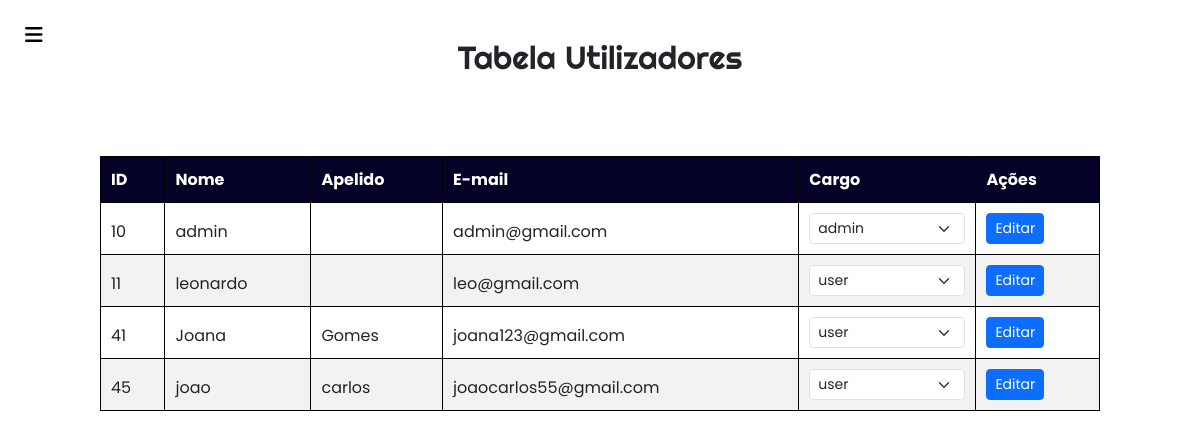
Page /PAP/admin/User.php on the committed database.
### tables this page shows
CREATE TABLE `users` (
  `id` int(11) NOT NULL,
  `username` varchar(30) NOT NULL,
  `apelido` varchar(30) NOT NULL,
  `email` varchar(50) NOT NULL,
  `password` varchar(50) NOT NULL,
  `cargo` enum('admin','user','','') NOT NULL DEFAULT 'user'
);

### PAP/admin/User.php (the view, shortened to what this page needs)
<html lang="en">
<head>
    <link rel="stylesheet" href="/PAP/css/tabelas.css">
    <link href="https://cdn.jsdelivr.net/npm/bootstrap@5.3.0-alpha1/dist/css/bootstrap.min.css" rel="stylesheet"
>
</head>
<body>
    <div style="padding-right:100px;padding-left:100px; ">
        <?php
        include('../conDB/con_db.php');
        $sql = "SELECT * FROM users";
        $result = mysqli_query($con, $sql);
        ?>
        <section class="content">
            <div class="row">
                <div class="col">
                    <?php
        if (mysqli_num_rows($result) > 0) {
            echo "<table class='rTable table-bordered '>";
            echo "<h2 style ='text-align:center; padding:  30px;'> Tabela Utilizadores</h2>";
            echo "<thead>";
            echo "<tr>";
            echo "<th>ID</th>";
            echo "<th>Nome</th>";
            echo "<th>Apelido</th>";
            echo "<th>E-mail</th>";
            echo "<th>Cargo</th>";
            echo "<th>Ações</th>";
            echo "</tr>";
            echo "</thead>";
            while ($row = mysqli_fetch_assoc($result)) {
                echo "<tr>";
                echo "<td>" . $row["id"] . "</td>";
                echo "<td>" . $row["username"] . "</td>";
                echo "<td>" . $row["apelido"] . "</td>";
                echo "<td>" . $row["email"] . "</td>";
                echo "<td>";
                echo "<select class='form-select form-select-sm' onchange='updateCargo(this)' data-user-id='" . $row['id'] . "'>";
                $sql_cargos = "SELECT DISTINCT cargo FROM users";
                $result_cargos = mysqli_query($con, $sql_cargos);
                while ($row_cargos = mysqli_fetch_assoc($result_cargos)) {
                    $cargo = $row_cargos['cargo'];
                    $selected = ($row['cargo'] == $cargo) ? 'selected' : '';
                    echo "<option value='$cargo' $selected>$cargo</option>";
                }
                echo "</select>";
                echo "</td>";
                echo "<td>";
                echo "<a href='/PAP/admin/editarUsers.php' data-user-id='" . $row['id'] . "'><button type='button' class='btn btn-primary btn-sm'>Editar</button></a>";
                echo "</td>";
                echo "</tr>";
            }
            echo "</table>";
        } else {
            echo "Nenhum resultado encontrado.";
        }
        ?>
        </section>
</body>
</html>

### PAP/css/tabelas.css (style rules this page uses)
table, th, td { border: 1px solid black; }
table { border-collapse: collapse; border: 1px solid black; width: 100%; margin-top: 50px; }
th { height: 0px; }
th { text-align: left; }
td { height: 50px; vertical-align: bottom; }
th, td { padding: 10px; text-align: left; }
th, td { border-bottom: 1px solid #ddd; }
tr:nth-child(even) { background-color: #f2f2f2 }
th { background-color: #050227; color: white; }
.side-bar ~ .content { left: 0; width: 100%; }
h2 { font-family: 'Righteous'; }

### PAP/css/admin_page.css (style rules this page uses)
* { margin: 0; padding: 0; box-sizing: border-box; font-family: "Poppins", sans-serif; }
body { min-height: 100vh; background-size: cover; background-position: center; }
.menu-btn { position: absolute; color: rgb(0, 0, 0); font-size: 20px; left: 0; margin: 25px; cursor: pointer; }
.side-bar ~ .content { left: 0; width: 100%; }

### rows in the picture
users: id "10", username "admin", email "admin@gmail.com", id "admin"
users: id "11", username "leonardo", email "leo@gmail.com", id "user"
users: id "41", username "Joana", apelido "Gomes", email "joana123@gmail.com", id "user"
users: id "45", username "joao", apelido "carlos", email "joaocarlos55@gmail.com", id "user"
